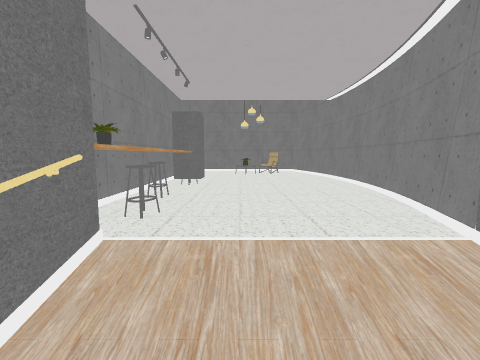
[1] (above)

16 first-person views from a walk through a 3-D level made in the Unity game engine. The camera is 1.5 m above the floor, tilts 6° down and sees 90° across. The floor is counted in squares, 1 m on a side. Each view is taken from the middle of a square. On the plan, view 1 faces up. The plan holds only what a view shows up to about 13 squares ahead; the rest is blank. The place goes on beyond the plan. The player character is not drawn. Some surface patterns are stand-ins.

[2]
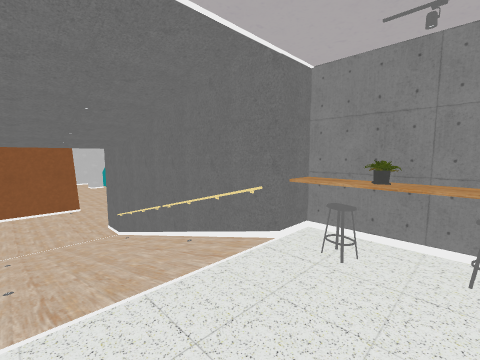

[3]
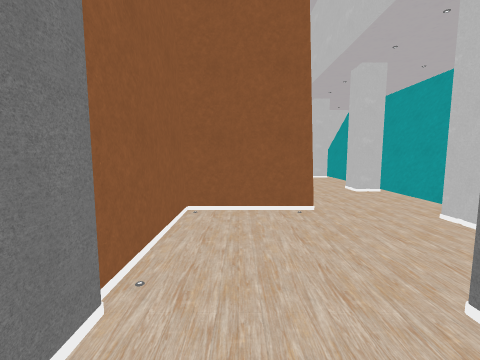

[4]
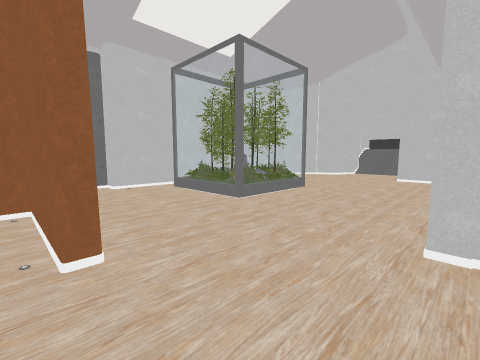

[5]
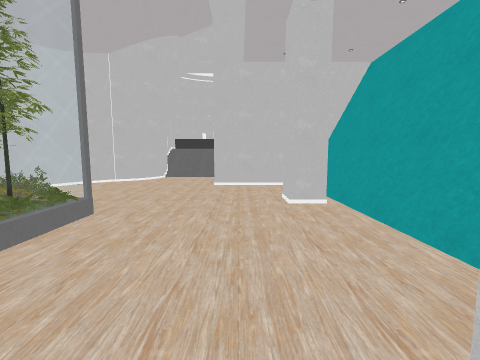

[6]
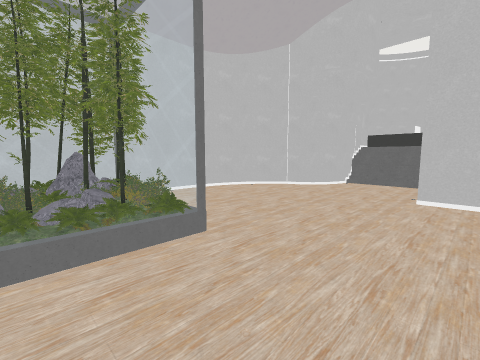

[7]
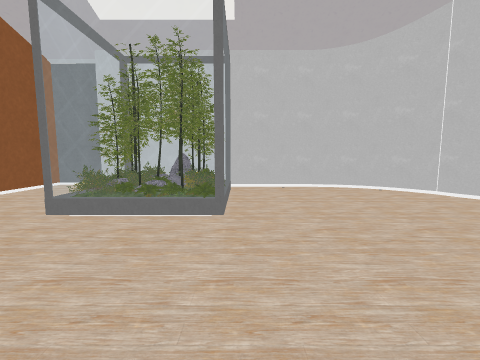

[8]
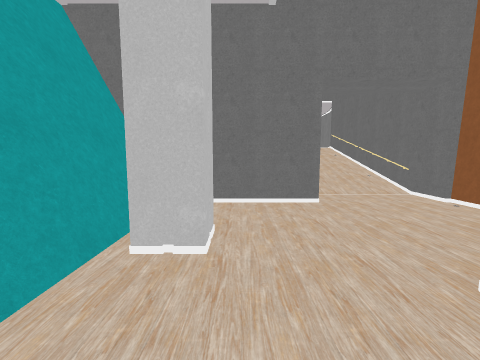

[9]
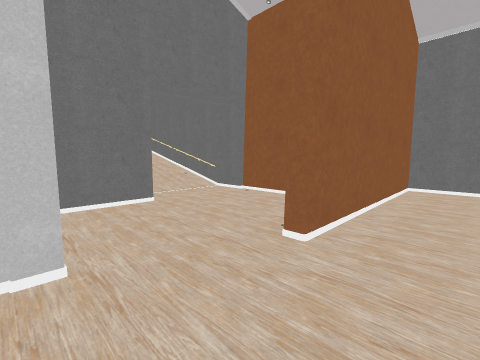

[10]
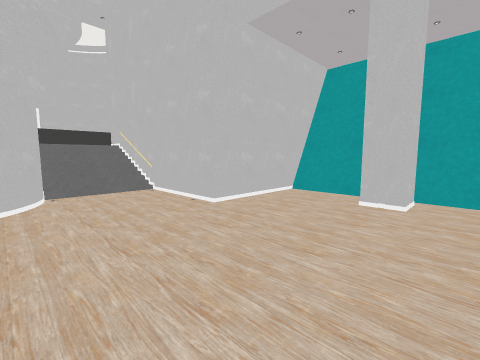

[11]
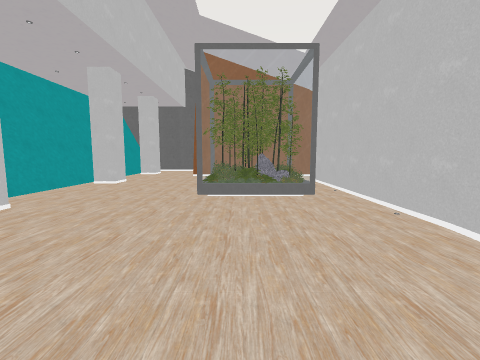

[12]
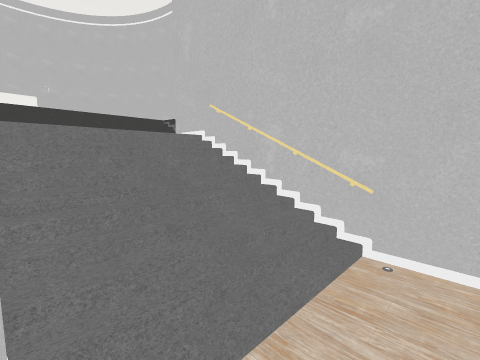

[13]
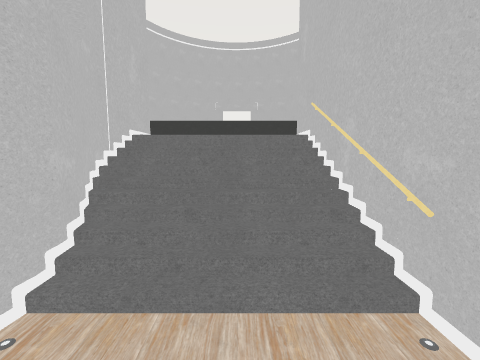

[14]
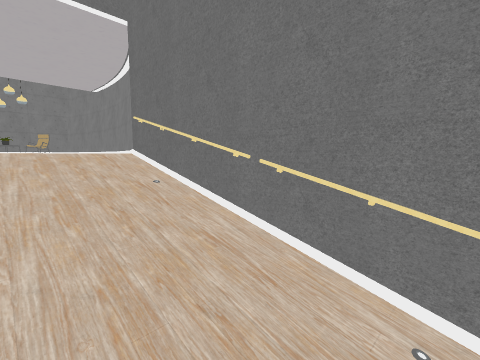

[15]
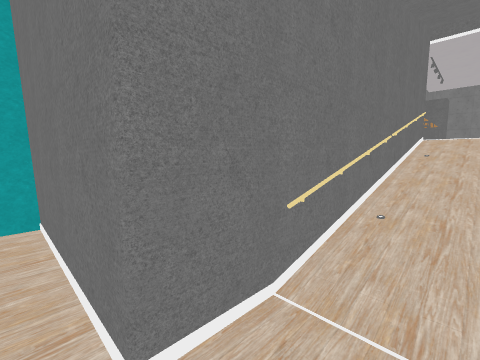

[16]
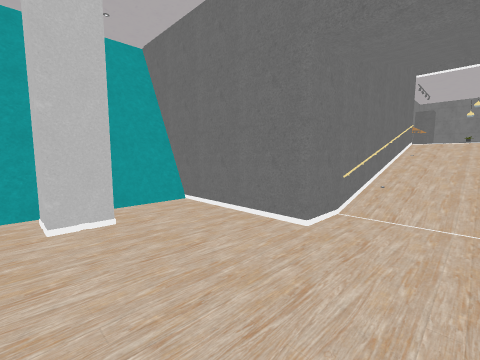

### Floor plan
Key: @ floor where view 1 was taken; # wall or solid block; . main floor; : floor 2 m higher than the main floor; / step, stairs or slope; = window, fence, low wall or low ledge; P pillar; S stool; T pot; R railing; O other object.
Columns run from 7 left of view 1 to 7 right of it. Each row starts with its distance up from view 1.
 13           OO
 12            O
 11            O
 10      P     #
  9     #P     #
  8      O     O
  7      O     #
  6      O     #
  5     #S   ::O
  4     #T    #
  3     #O::::O
  2     ##////#
  1      #R//R#
  0      #R@/R#
 -1      #R//R#
 -2      #////#
 -3      #R//R#
 -4      #R//R#
 -5      #R//R#
 -6      #....#
 -7 #=####....#
 -8 #=........#
 -9 #=........#
-10 ##........#
-11 #PP.......#
-12 #=........#
-13 #=....#########
-14 #=............#
-15 #=............#
-16 ##............#
-17 #PP...........#
-18 #=......OOOO..#
-19 #=......OOOO..#
-20 #=......O OO..#
-21 #=......OOOO..#
-22 #=............#
-23 ##............#
-24 #PP...........#
-25 #=............#
-26 #=...........##
-27 #=...........#
-28 ######.......#
-29      #......##
-30      #....###
-31      #....#
-32      #///##
-33      R///##
-34      R////#
-35      R////#
-36        :::
-37          ##

Where each view was taken, in squares from view 1:
view 1: 0 up, 0 right, facing up
view 2: 5 up, 2 right, facing down-left
view 3: 5 down, 1 right, facing down
view 4: 12 down, 5 left, facing down-right
view 5: 16 down, 3 left, facing down
view 6: 19 down, 3 left, facing down-right
view 7: 22 down, 5 left, facing right
view 8: 15 down, 4 left, facing up
view 9: 15 down, 5 left, facing up-right
view 10: 22 down, 3 right, facing down-left
view 11: 30 down, 2 right, facing up
view 12: 31 down, 2 right, facing down-left
view 13: 30 down, 0 right, facing down
view 14: 4 down, 0 right, facing up-right
view 15: 8 down, 0 right, facing up-left
view 16: 12 down, 1 right, facing up-left
